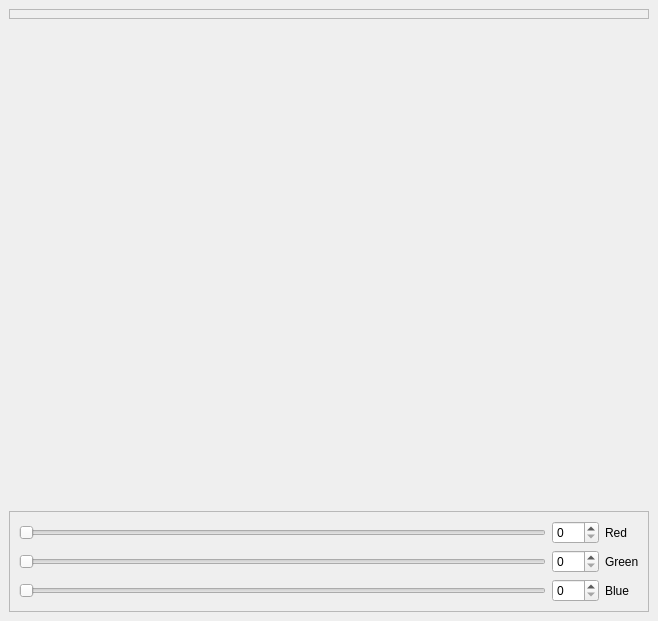
<?xml version="1.0" encoding="UTF-8"?>
<ui version="4.0">
 <class>AdeeptGUI</class>
 <widget class="QMainWindow" name="AdeeptGUI">
  <property name="geometry">
   <rect>
    <x>0</x>
    <y>0</y>
    <width>658</width>
    <height>621</height>
   </rect>
  </property>
  <property name="sizePolicy">
   <sizepolicy hsizetype="MinimumExpanding" vsizetype="MinimumExpanding">
    <horstretch>0</horstretch>
    <verstretch>0</verstretch>
   </sizepolicy>
  </property>
  <property name="windowTitle">
   <string>Adeept Robot Controller</string>
  </property>
  <widget class="QWidget" name="centralwidget">
   <property name="sizePolicy">
    <sizepolicy hsizetype="MinimumExpanding" vsizetype="MinimumExpanding">
     <horstretch>0</horstretch>
     <verstretch>0</verstretch>
    </sizepolicy>
   </property>
   <layout class="QVBoxLayout" name="verticalLayout">
    <item>
     <widget class="QFrame" name="frame_3">
      <property name="frameShape">
       <enum>QFrame::StyledPanel</enum>
      </property>
      <property name="frameShadow">
       <enum>QFrame::Raised</enum>
      </property>
     </widget>
    </item>
    <item>
     <widget class="QFrame" name="frame">
      <property name="minimumSize">
       <size>
        <width>640</width>
        <height>480</height>
       </size>
      </property>
     </widget>
    </item>
    <item>
     <widget class="QFrame" name="frame">
      <property name="sizePolicy">
       <sizepolicy hsizetype="Minimum" vsizetype="Minimum">
        <horstretch>0</horstretch>
        <verstretch>0</verstretch>
       </sizepolicy>
      </property>
      <property name="frameShape">
       <enum>QFrame::StyledPanel</enum>
      </property>
      <property name="frameShadow">
       <enum>QFrame::Raised</enum>
      </property>
      <layout class="QGridLayout" name="gridLayout">
       <item row="0" column="1">
        <widget class="QSpinBox" name="spinBox">
         <property name="maximum">
          <number>255</number>
         </property>
        </widget>
       </item>
       <item row="0" column="2">
        <widget class="QLabel" name="label_2">
         <property name="text">
          <string>Red</string>
         </property>
        </widget>
       </item>
       <item row="1" column="1">
        <widget class="QSpinBox" name="spinBox_2">
         <property name="maximum">
          <number>255</number>
         </property>
        </widget>
       </item>
       <item row="2" column="2">
        <widget class="QLabel" name="label">
         <property name="text">
          <string>Blue</string>
         </property>
        </widget>
       </item>
       <item row="0" column="0">
        <widget class="QSlider" name="horizontalSlider">
         <property name="maximum">
          <number>255</number>
         </property>
         <property name="orientation">
          <enum>Qt::Horizontal</enum>
         </property>
        </widget>
       </item>
       <item row="1" column="0">
        <widget class="QSlider" name="horizontalSlider_2">
         <property name="maximum">
          <number>255</number>
         </property>
         <property name="orientation">
          <enum>Qt::Horizontal</enum>
         </property>
        </widget>
       </item>
       <item row="1" column="2">
        <widget class="QLabel" name="label_4">
         <property name="text">
          <string>Green</string>
         </property>
        </widget>
       </item>
       <item row="2" column="0">
        <widget class="QSlider" name="horizontalSlider_4">
         <property name="maximum">
          <number>255</number>
         </property>
         <property name="orientation">
          <enum>Qt::Horizontal</enum>
         </property>
        </widget>
       </item>
       <item row="2" column="1">
        <widget class="QSpinBox" name="spinBox_4">
         <property name="maximum">
          <number>255</number>
         </property>
        </widget>
       </item>
      </layout>
     </widget>
    </item>
   </layout>
  </widget>
 </widget>
 <resources/>
 <connections>
  <connection>
   <sender>spinBox</sender>
   <signal>valueChanged(int)</signal>
   <receiver>horizontalSlider</receiver>
   <slot>setValue(int)</slot>
   <hints>
    <hint type="sourcelabel">
     <x>544</x>
     <y>595</y>
    </hint>
    <hint type="destinationlabel">
     <x>272</x>
     <y>595</y>
    </hint>
   </hints>
  </connection>
  <connection>
   <sender>horizontalSlider</sender>
   <signal>valueChanged(int)</signal>
   <receiver>spinBox</receiver>
   <slot>setValue(int)</slot>
   <hints>
    <hint type="sourcelabel">
     <x>272</x>
     <y>595</y>
    </hint>
    <hint type="destinationlabel">
     <x>544</x>
     <y>595</y>
    </hint>
   </hints>
  </connection>
  <connection>
   <sender>horizontalSlider_4</sender>
   <signal>valueChanged(int)</signal>
   <receiver>spinBox_4</receiver>
   <slot>setValue(int)</slot>
   <hints>
    <hint type="sourcelabel">
     <x>805</x>
     <y>467</y>
    </hint>
    <hint type="destinationlabel">
     <x>544</x>
     <y>564</y>
    </hint>
   </hints>
  </connection>
  <connection>
   <sender>spinBox_4</sender>
   <signal>valueChanged(int)</signal>
   <receiver>horizontalSlider_4</receiver>
   <slot>setValue(int)</slot>
   <hints>
    <hint type="sourcelabel">
     <x>544</x>
     <y>564</y>
    </hint>
    <hint type="destinationlabel">
     <x>805</x>
     <y>467</y>
    </hint>
   </hints>
  </connection>
  <connection>
   <sender>horizontalSlider_2</sender>
   <signal>valueChanged(int)</signal>
   <receiver>spinBox_2</receiver>
   <slot>setValue(int)</slot>
   <hints>
    <hint type="sourcelabel">
     <x>272</x>
     <y>533</y>
    </hint>
    <hint type="destinationlabel">
     <x>544</x>
     <y>533</y>
    </hint>
   </hints>
  </connection>
  <connection>
   <sender>spinBox_2</sender>
   <signal>valueChanged(int)</signal>
   <receiver>horizontalSlider_2</receiver>
   <slot>setValue(int)</slot>
   <hints>
    <hint type="sourcelabel">
     <x>544</x>
     <y>533</y>
    </hint>
    <hint type="destinationlabel">
     <x>272</x>
     <y>533</y>
    </hint>
   </hints>
  </connection>
 </connections>
</ui>
